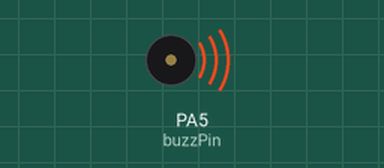
Simulated run of this sketch. Board: STM32 Blue Pill. Shown: buzzer (waves = sounding).

Above: at 0.1 s.
Timing chart, 0 to 1.6 s (numbered marks = the images above):
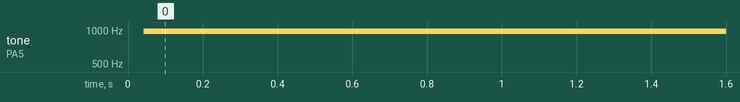

Measured:
- by itself, tone on PA5 (buzzPin): silent → 973 Hz at 0.04 s

The sketch:

gpio_control04.ino
```cpp
#define NANO        // NANO 보드인 경우 define
//#define BLUEPILL  // BLUEPILL 보드인 경우 define
//#define NODEMCU   // NODEMCU 보드인 경우 define

#ifdef NANO             // NANO가 정의되면
#define buzzPin 5       // buzzPin을 A2로 하고
#endif                  // #ifdef 사용 후 반드시 #endif

#ifdef BLUEPILL         // BLUEPILL이 정의되면
#define buzzPin PB8     // buzzPin을 PB13로 하고
#endif                  // #ifdef 사용 후 반드시 #endif

#ifdef NODEMCU          // BLUEPILL이 정의되면
#define buzzPin D3      // buzzPin을 D3로 하고
#endif                  // #ifdef 사용 후 반드시 #endif

int delayTime = 500;    // 지연시간(0.5ms) 변수 할당

void setup()
{
    pinMode(buzzPin, OUTPUT);
}

void loop()
{
    digitalWrite(buzzPin, HIGH);  // Buzz On HIGH
    delayMicroseconds(delayTime); // delayTime 지연
    digitalWrite(buzzPin, LOW);   // Buzz Off LOW
    delayMicroseconds(delayTime); // delayTime 지연
}
```
